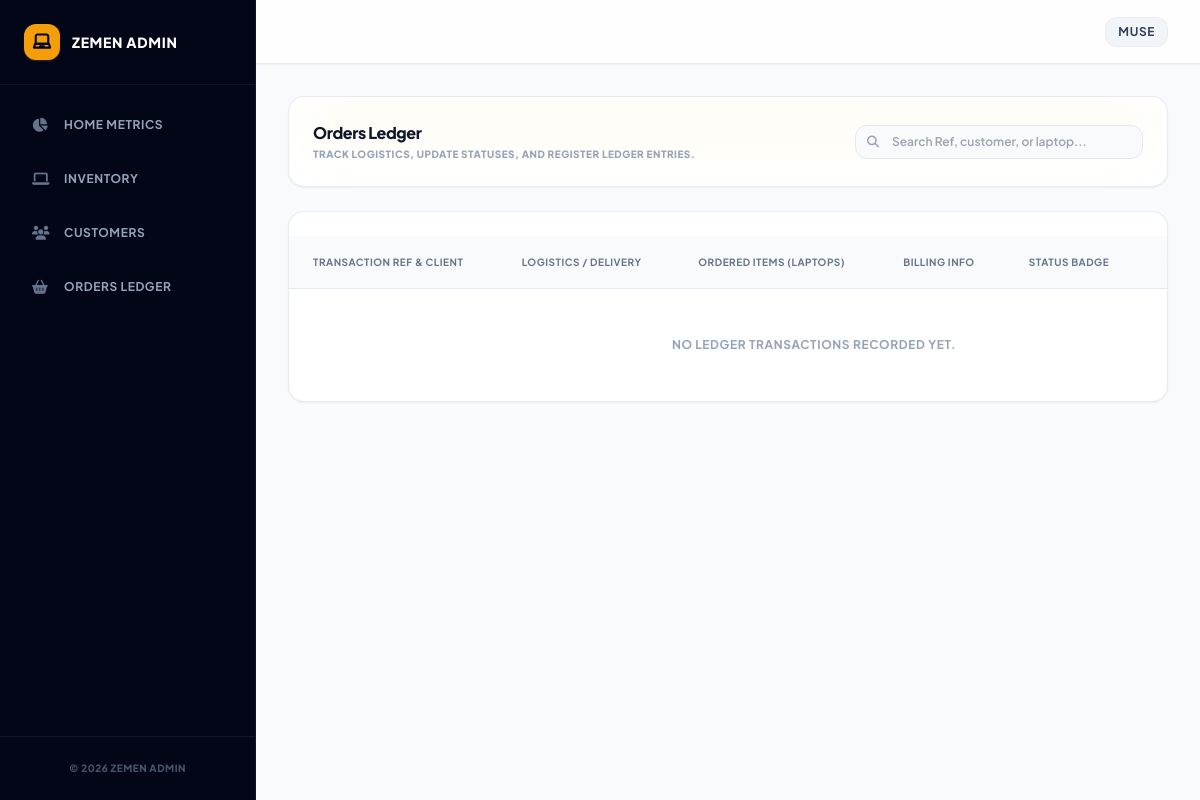
The app's page /dashboard/orders/ (signed in), older data.
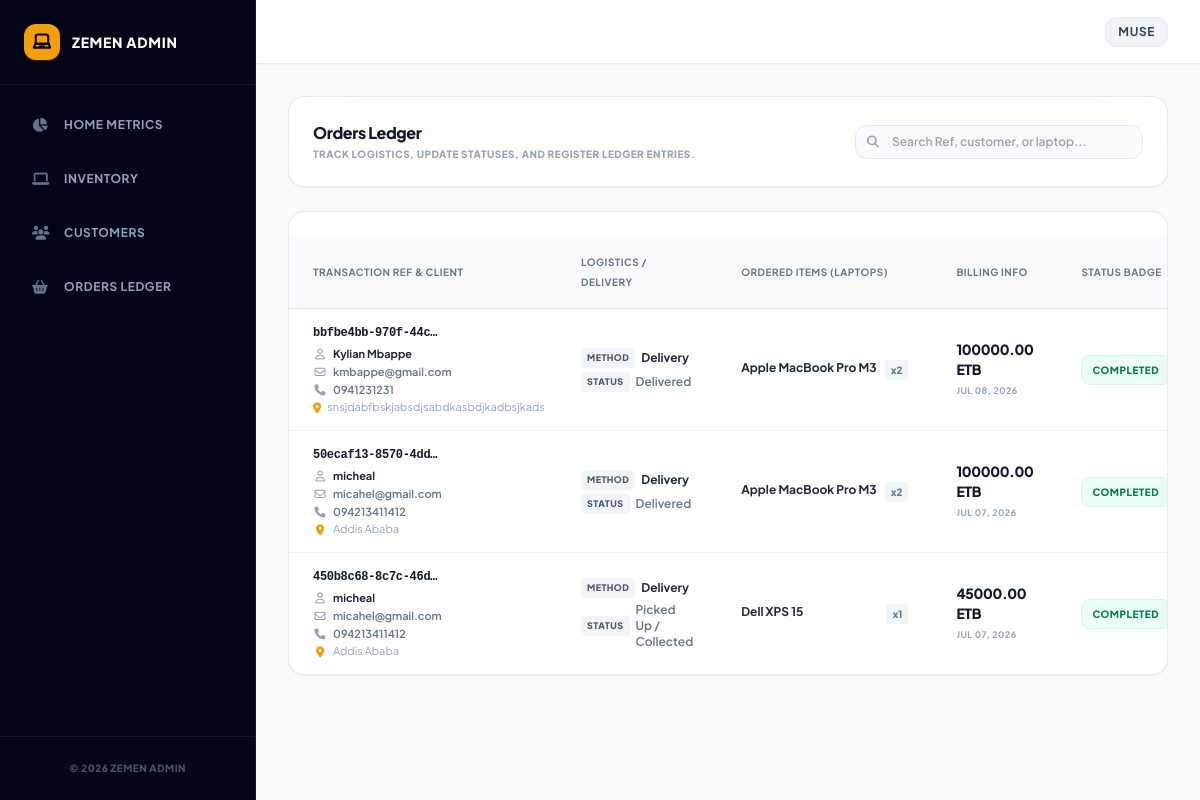
The same page, newer data.
### app2/models.py (models this page shows, shortened)
class Order(models.Model):
    STATUS_CHOICES = [
        ('pending', 'Pending'),
        ('completed', 'Completed'),
        ('failed', 'Failed'),
    ]
    DELIVERY_METHOD_CHOICES = [
        ('delivery', 'Delivery'),
        ('pickup', 'In-Store Pickup'),
    ]
    LOGISTICS_STATUS_CHOICES = [
        ('pending', 'Pending/Preparing'),
        ('dispatched', 'Dispatched / Out for Delivery'),
        ('delivered', 'Delivered'),
        ('ready_for_pickup', 'Ready for Collection'),
        ('picked_up', 'Picked Up / Collected'),
    ]
    customer = models.ForeignKey(Customer, on_delete=models.CASCADE, related_name='orders')
    tx_ref = models.CharField(max_length=100, unique=True, default=uuid.uuid4)
    total_amount = models.DecimalField(max_digits=12, decimal_places=2)
    payment_status = models.CharField(max_length=20, choices=STATUS_CHOICES, default='pending')
    delivery_method = models.CharField(max_length=20, choices=DELIVERY_METHOD_CHOICES, default='delivery')
    delivery_status = models.CharField(max_length=20, choices=LOGISTICS_STATUS_CHOICES, default='pending')
    receipt = models.FileField(
        upload_to=receipt_upload_path,
        blank=True,
        null=True
    )
    created_at = models.DateTimeField(auto_now_add=True)
    updated_at = models.DateTimeField(auto_now=True)

class OrderItem(models.Model):
    order = models.ForeignKey(Order, on_delete=models.CASCADE, related_name='items')
    laptop = models.ForeignKey(Laptop, on_delete=models.PROTECT)
    quantity = models.PositiveIntegerField(default=1)
    price = models.DecimalField(max_digits=10, decimal_places=2)

### myapp/models.py (models this page shows, shortened)
class Customer(models.Model):
    user = models.OneToOneField(
        settings.AUTH_USER_MODEL,
        on_delete=models.CASCADE,
        related_name='customer_profile'
    )
    full_name = models.CharField(max_length=255, blank=True, null=True)
    email = models.EmailField(unique=True, blank=True, null=True)
    address = models.TextField(blank=True, null=True)
    phone_number = models.CharField(max_length=15, blank=True, null=True)

class Laptop(models.Model):
    name = models.CharField(max_length=255)
    brand = models.CharField(max_length=100)
    description = models.TextField()
    ram = models.CharField(max_length=50)
    cpu = models.CharField(max_length=100)
    gpu = models.CharField(max_length=100, blank=True, null=True)
    os = models.CharField(max_length=100, null=True, blank=True)
    storage = models.CharField(max_length=100)
    screen_size = models.DecimalField(max_digits=4, decimal_places=1)
    image = models.ImageField(upload_to='media/')
    quantity = models.PositiveIntegerField(default=0)
    price = models.DecimalField(max_digits=10, decimal_places=2)
    created_at = models.DateTimeField(auto_now_add=True)
    updated_at = models.DateTimeField(auto_now=True)

### dashboard/views.py (the view, shortened to what this page needs)
# urls.py: path('orders/', order_manage_view, name='order_manage'),
@staff_member_required
def order_manage_view(request, pk=None):
    order_instance = get_object_or_404(Order, pk=pk) if pk else None
    q = request.GET.get('q', '')
    orders = Order.objects.select_related('customer__user').prefetch_related('items__laptop').all().order_by('-created_at')
    paginator = Paginator(orders, 10)
    page_number = request.GET.get('page')
    orders_page = paginator.get_page(page_number)
    if request.method == 'POST':
        if 'delete_order' in request.POST and order_instance:
            order_instance.delete()
            return redirect('order_manage')
        if 'save_order' in request.POST and order_instance:
            order_form = OrderForm(request.POST, instance=order_instance)
            if order_form.is_valid():
                order_form.save()
                return redirect('order_manage')
        else:
            order_form = OrderForm(instance=order_instance)
    else:
        order_form = OrderForm(instance=order_instance)
    return render(request, 'order_manage.html', {
        'orders': orders_page,
        'order_form': order_form,
        'selected_order': order_instance,
        'q': q,
    })

### dashboard/forms.py
class OrderForm(forms.ModelForm):
    class Meta:
        model = Order
        fields = [
            'delivery_method',
            'delivery_status',
            'payment_status'
        ]

### dashboard/templates/order_manage.html (shortened to what the changed rows need)
{% extends 'base_dashboard.html' %}
{% block dashboard_content %}
<div class="space-y-6 max-w-full px-2 sm:px-4 lg:px-0">
    <div class="flex flex-col md:flex-row gap-4 items-center justify-between p-4 sm:p-6 bg-white border border-slate-200/80 rounded-2xl shadow-sm relative overflow-hidden">
        <div class="relative z-10 w-full md:w-auto text-center md:text-left">
            <h1 class="text-base font-extrabold text-slate-900 tracking-tight">Orders Ledger</h1>
        </div>
    </div>
    <div class="rounded-2xl border border-slate-200/80 bg-white p-4 sm:p-6 shadow-sm overflow-hidden">
        <div class="hidden lg:block overflow-x-auto -mx-6 -mb-6">
            <table class="w-full text-left text-sm text-slate-600 min-w-[1050px]">
                <thead>
                    <tr class="bg-slate-50 border-b border-slate-200/80 text-slate-500 uppercase font-extrabold text-[10px] tracking-wider">
                        <th class="py-4 px-6">Transaction Ref & Client</th>
                        <th class="py-4 px-6">Logistics / Delivery</th>
                        <th class="py-4 px-6">Ordered Items (Laptops)</th>
                        <th class="py-4 px-6">Billing Info</th>
                        <th class="py-4 px-6">Status Badge</th>
                        <th class="py-4 px-6 text-center">Receipt</th>
                    </tr>
                </thead>
                <tbody class="divide-y divide-slate-100">
                    {% for order in orders %}
                    <tr class="hover:bg-slate-50/50 transition {% if selected_order and selected_order.id == order.id %} bg-amber-500/5 {% endif %}">
                        <td class="py-4 px-6">
                            <div class="space-y-1.5 max-w-[220px]">
                                <span class="block font-mono text-xs text-slate-900 font-extrabold tracking-tight" title="{{ order.tx_ref }}">
                                    {{ order.tx_ref|truncatechars:18 }}
                                </span>
                                <div class="space-y-1 text-[11px] text-slate-500 font-semibold leading-tight">
                                    <div class="flex items-center gap-1.5 text-slate-800 font-bold">
                                        <i class="fa-regular fa-user text-slate-400 w-3.5 text-center"></i>
                                        <span class="truncate">{{ order.customer.full_name|default:order.customer.user.username }}</span>
                                    </div>
                                    {% with customer_email=order.customer.email|default:order.customer.user.email %}
                                    {% if customer_email %}
                                    <div class="flex items-center gap-1.5 text-slate-500">
                                        <i class="fa-regular fa-envelope text-slate-400 w-3.5 text-center"></i>
                                        <span class="truncate" title="{{ customer_email }}">{{ customer_email }}</span>
                                    </div>
                                    {% endif %}
                                    {% endwith %}
                                    {% if order.customer.phone_number %}
                                    <div class="flex items-center gap-1.5 text-slate-500">
                                        <i class="fa-solid fa-phone text-slate-400 w-3.5 text-center"></i>
                                        <span>{{ order.customer.phone_number }}</span>
                                    </div>
                                    {% endif %}
                                    {% if order.customer.address %}
                                    <div class="flex items-start gap-1.5 text-slate-400 font-normal">
                                        <i class="fa-solid fa-location-dot text-amber-500 w-3.5 text-center mt-0.5"></i>
                                        <span class="whitespace-normal break-words" title="{{ order.customer.address }}">{{ order.customer.address }}</span>
                                    </div>
                                    {% endif %}
                                </div>
                            </div>
                        </td>
                        <td class="py-4 px-6 text-xs space-y-1">
                            <div class="flex items-center gap-1.5">
                                <span class="px-1.5 py-0.5 rounded bg-slate-100 text-slate-600 font-extrabold text-[9px] uppercase tracking-wider">Method</span>
                                <span class="font-bold text-slate-800">{{ order.get_delivery_method_display }}</span>
                            </div>
                            <div class="flex items-center gap-1.5">
                                <span class="px-1.5 py-0.5 rounded bg-slate-100 text-slate-600 font-extrabold text-[9px] uppercase tracking-wider">Status</span>
                                <span class="font-semibold text-slate-500">{{ order.get_delivery_status_display }}</span>
                            </div>
                        </td>
                        <td class="py-4 px-6">
                            <div class="space-y-1 max-w-[200px]">
                                {% for item in order.items.all %}
                                <div class="flex items-start justify-between gap-2 text-xs border-b border-slate-100 last:border-0 pb-1 last:pb-0">
                                    <span class="font-bold text-slate-800 truncate" title="{{ item.laptop.brand }} {{ item.laptop.name }}">
                                        {{ item.laptop.brand }} {{ item.laptop.name }}
                                    </span>
                                    <span class="text-slate-500 font-extrabold text-[10px] whitespace-nowrap bg-slate-100 px-1.5 py-0.5 rounded">x{{ item.quantity }}</span>
                                </div>
                                {% empty %}
                                <span class="text-[9px] text-slate-400 font-bold uppercase tracking-wider">No Items Attached</span>
                                {% endfor %}
                            </div>
                        </td>
                        <td class="py-4 px-6">
                            <span class="block font-extrabold text-slate-900 text-sm tracking-tight">{{ order.total_amount }} ETB</span>
                            <span class="block text-[9px] font-bold text-slate-400 uppercase tracking-wider mt-0.5">{{ order.created_at|date:"M d, Y" }}</span>
                        </td>
                        <td class="py-4 px-6">
                            <span class="inline-flex items-center px-2.5 py-1 rounded-lg text-[10px] font-extrabold uppercase tracking-wider
                                {% if order.payment_status == 'completed' %} bg-emerald-50 text-emerald-700 border border-emerald-100
                                {% elif order.payment_status == 'pending' %} bg-amber-50 text-amber-700 border border-amber-100
                                {% else %} bg-rose-50 text-rose-700 border border-rose-100 {% endif %}">
                                {{ order.get_payment_status_display }}
                            </span>
                        </td>
                    </tr>
                    {% empty %}
                    <tr>
                        <td colspan="7" class="py-12 text-center text-xs font-bold uppercase tracking-wider text-slate-400">
                            No ledger transactions recorded yet.
                        </td>
                    </tr>
                    {% endfor %}
                </tbody>
            </table>
        </div>
    </div>
</div>
{% endblock dashboard_content %}

Row changes from the older to the newer data that the page shows:
added Order: tx_ref "bbfbe4bb-970f-44c…", customer.full_name "Kylian Mbappe", customer "kmbappe@gmail.com", customer.phone_number "0941231231", customer.address "snsjdabfbskjabsdjsabdkasbdjkadbsjkads", delivery_method "Delivery", delivery_status "Delivered", total_amount "100000.00", created_at "JUL 08, 2026", payment_status "COMPLETED"
added OrderItem: laptop.brand "Apple", laptop.name "MacBook Pro M3", quantity "2", shown under "bbfbe4bb-970f-44c…"
added Order: tx_ref "50ecaf13-8570-4dd…", customer.full_name "micheal", customer "micahel@gmail.com", customer.phone_number "094213411412", customer.address "Addis Ababa", delivery_method "Delivery", delivery_status "Delivered", total_amount "100000.00", created_at "JUL 07, 2026", payment_status "COMPLETED"
added OrderItem: laptop.brand "Apple", laptop.name "MacBook Pro M3", quantity "2", shown under "50ecaf13-8570-4dd…"
added Order: tx_ref "450b8c68-8c7c-46d…", customer.full_name "micheal", customer "micahel@gmail.com", customer.phone_number "094213411412", customer.address "Addis Ababa", delivery_method "Delivery", delivery_status "Picked Up / Collected", total_amount "45000.00", created_at "JUL 07, 2026", payment_status "COMPLETED"
added OrderItem: laptop.brand "Dell", laptop.name "XPS 15", quantity "1", shown under "450b8c68-8c7c-46d…"
Text that changed along with them:
text no longer shown: "NO LEDGER TRANSACTIONS RECORDED YET."
